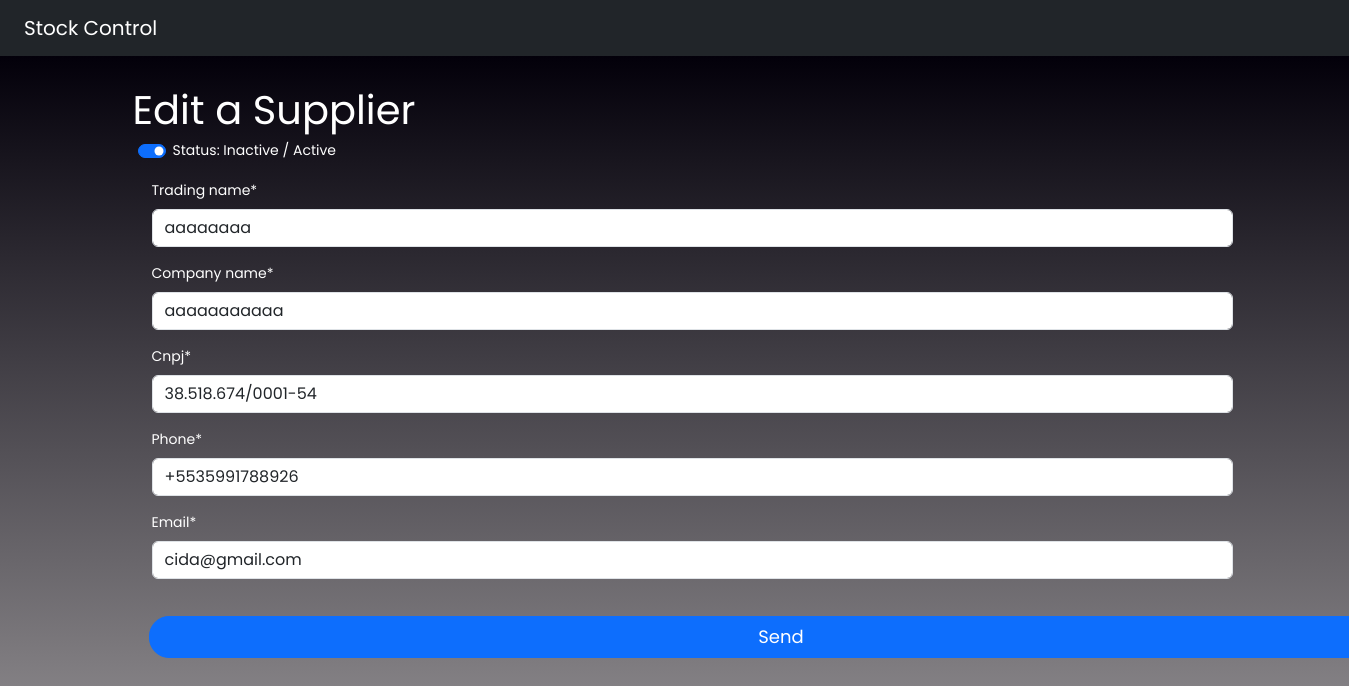
/edit_supplier/2, run on an earlier commit of the app's database.
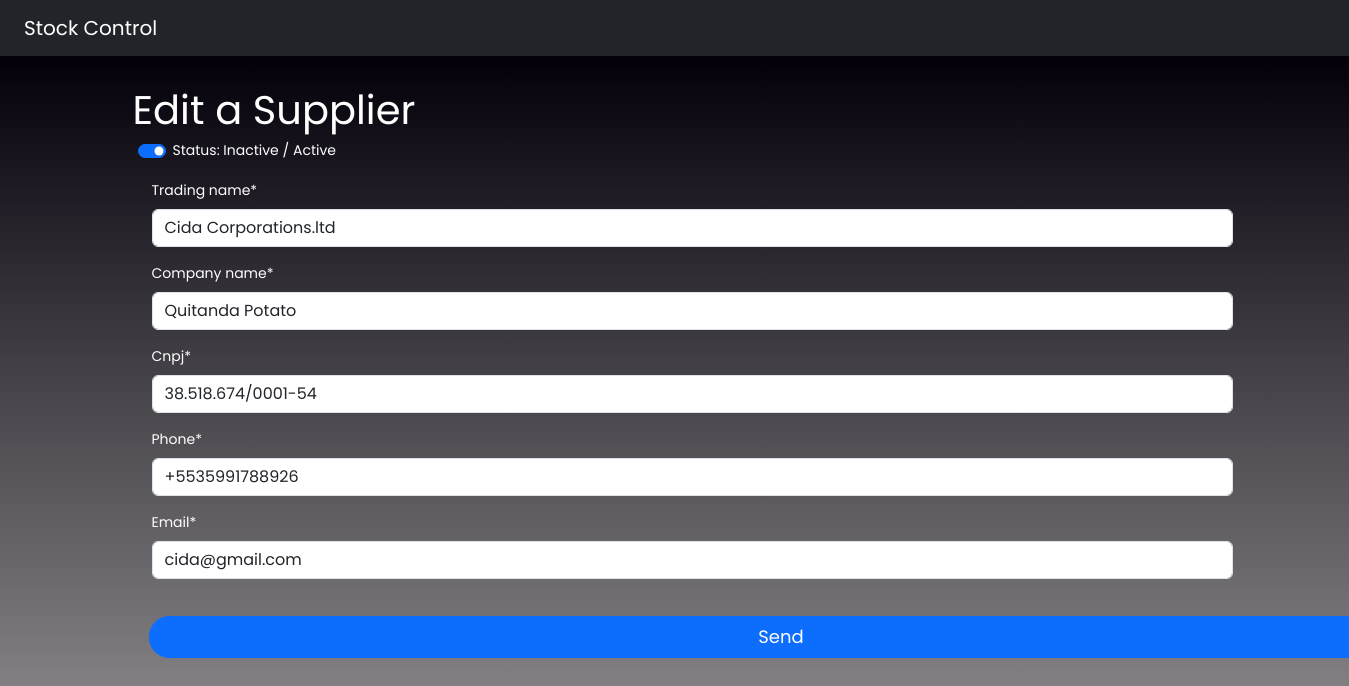
And on a later commit of the database.
### stock_app/models.py (models this page shows)
class Suppliers(models.Model):
    status = models.BooleanField(default=False, verbose_name=f"Status: Inactive / Active")
    trading_name = models.CharField(max_length=250, null=False)
    company_name = models.CharField(max_length=250, null=False)
    cnpj = models.CharField(max_length=18, unique=True, null=False)
    phone = models.CharField(max_length=15, null=False)
    email = models.EmailField(default="")

### stock_app/views.py (the view)
# urls.py: path("edit_supplier/<int:id>", edit_supplier)
def edit_supplier(request, id=None):
    supplier = get_object_or_404(Suppliers, id=id)
    form = SuppliersForm(request.POST or None, instance=supplier)
    if form.is_valid():
        obj = form.save()
        obj.save()
        messages.success(request, f"Supplier: {obj.trading_name} edited successfully!")
        return redirect("suppliers")
    return render(request, "suppliers/edit_supplier.html", {"form": form})

### stock_app/forms.py
class SuppliersForm(forms.ModelForm):
    class Meta:
        model = Suppliers
        fields = ["status", "trading_name", "company_name", "cnpj", "phone", "email"]
        widgets = {
            "trading_name":forms.TextInput(attrs={"placeholder":"Inform trading name"}),
            "company_name":forms.TextInput(attrs={"placeholder":"Inform company name"}),
            "cnpj":forms.TextInput(attrs={"placeholder":"Inform company cnpj"}),
            "phone":forms.TextInput(attrs={"placeholder":"Inform comapny phone"}),
            "email":forms.TextInput(attrs={"placeholder":"Inform company email address"})
        }

### templates/suppliers/edit_supplier.html (shortened to what this page needs)
{% extends "base.html" %}
{% load crispy_forms_tags %}
{% load crispy_forms_filters %}
{% block content %}
<div class="py-4 container">
    <p class="mx-3 text-white fs-1 fw-normal">Edit a Supplier</p>
    <form class="text-white" action="" method="post"> {% csrf_token %}
        <div class="form-check form-switch">
        {{ form|crispy }}
        </div>
        <br>
        <input class="btn btn--pill btn-primary" style="width: 1265px; margin-left: 32px;" type="submit" name="" value="Send">
    </form>
</div>
{% endblock content %}

What changed in the data, as far as the page shows it:
changed Suppliers "cida@gmail.com": trading_name "aaaaaaaa" → "Cida Corporations.ltd"; company_name "aaaaaaaaaaa" → "Quitanda Potato"
